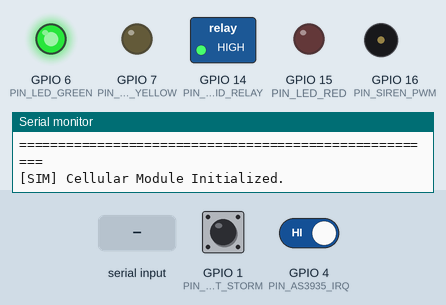
Simulated run of this program. Board: ESP32-S3. Parts: switched loads named in the program (green lamp = pin HIGH), output pins drawn as LEDs (lit = HIGH), buzzer (waves = sounding), the last lines printed to the serial monitor. Inputs (shaded band) come from the test bench; at power-on: GPIO 1 (PIN_BTN_TEST_STORM) HIGH, GPIO 4 (PIN_AS3935_IRQ) HIGH. The modem accepts every AT command (registered, SIM ready, sends succeed) and sends nothing else.

Above: at 7.0 s.
7.1 s: "s" received over Serial
10.1 s: GPIO 1 (PIN_BTN_TEST_STORM) pulled LOW for 3.2 s
At 14.5 s:
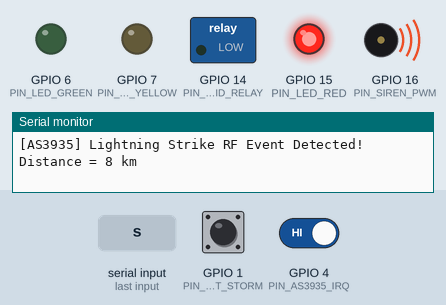
14.8 s: GPIO 1 (PIN_BTN_TEST_STORM) pulled LOW for 0.15 s
17.2 s: "S" received over Serial
At 18.0 s:
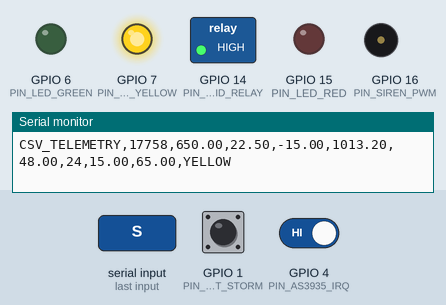
18.7 s: "c" received over Serial
Timing chart, 0 to 21.2 s (numbered marks = the images above; inputs shaded):
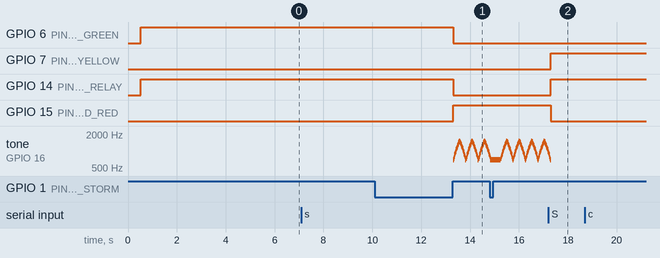

The program:

main.cpp
```cpp
#include <Arduino.h>
#include <Wire.h>
#include "pinout.h"
#include "sim_manager.h"
#include "sensor_fusion.h"

// System instances
SIMManager sim;
SensorFusionEngine fusion;
SensorReadings currentReadings;

volatile bool as3935InterruptFired = false;
volatile unsigned long lastInterruptTime = 0;

void IRAM_ATTR onAS3935Interrupt() {
    as3935InterruptFired = true;
    lastInterruptTime = millis();
}

// Siren sound generation using ESP32 PWM
void playFieldSiren(bool enable) {
    if (!enable) {
        ledcWrite(0, 0); // Duty 0
        return;
    }
    // High-pitched dual-tone field evacuation wail
    for (int freq = 700; freq <= 1500; freq += 50) {
        ledcWriteTone(0, freq);
        delay(15);
    }
    for (int freq = 1500; freq >= 700; freq -= 50) {
        ledcWriteTone(0, freq);
        delay(15);
    }
}

void setHazardLights(HazardZone zone) {
    digitalWrite(PIN_LED_GREEN, zone == ZONE_GREEN_SAFE ? HIGH : LOW);
    digitalWrite(PIN_LED_YELLOW, zone == ZONE_YELLOW_CAUTION ? HIGH : LOW);
    digitalWrite(PIN_LED_RED, zone == ZONE_RED_DANGER ? HIGH : LOW);
}

void setup() {
    Serial.begin(115200);
    delay(500);
    Serial.println(F("======================================================"));
    Serial.println(F("BAIUST CSE 301 - Integrated Design Project"));
    Serial.println(F("ESP32-S3 Rural AI Lightning, Cloud & SIM-GIS Node"));
    Serial.println(F("Team BlackBerry: Sakib (1119003), Ifag, Towhid"));
    Serial.println(F("======================================================"));

    // 1. Initialize GPIOs
    pinMode(PIN_LED_GREEN, OUTPUT);
    pinMode(PIN_LED_YELLOW, OUTPUT);
    pinMode(PIN_LED_RED, OUTPUT);
    pinMode(PIN_GRID_RELAY, OUTPUT);
    pinMode(PIN_BTN_TEST_STORM, INPUT_PULLUP);
    pinMode(PIN_BTN_MUTE_SIREN, INPUT_PULLUP);

    // Initial Safe State: Green Light ON, Relay ON (Normal Mains Connected), Siren OFF
    setHazardLights(ZONE_GREEN_SAFE);
    digitalWrite(PIN_GRID_RELAY, HIGH); // Normally-Closed energized / connected

    // 2. Setup PWM channel for PAM8403 Field Siren Speaker
    ledcSetup(0, 1000, 8); // Channel 0, 1kHz, 8-bit resolution
    ledcAttachPin(PIN_SIREN_PWM, 0);
    ledcWrite(0, 0);

    // 3. Initialize I2C Bus
    Wire.begin(PIN_I2C_SDA, PIN_I2C_SCL, 400000);

    // 4. Attach AS3935 Hardware Interrupt
    pinMode(PIN_AS3935_IRQ, INPUT);
    attachInterrupt(digitalPinToInterrupt(PIN_AS3935_IRQ), onAS3935Interrupt, RISING);

    // 5. Initialize Cellular SIM800L / A7670C
    sim.begin(9600);
    Serial.println(F("[SIM] Cellular Module Initialized."));

    // Default sensor baseline (Winter in Cumilla)
    currentReadings.lux = 650.0f;
    currentReadings.ambientTempC = 22.5f;
    currentReadings.skyTempC = -15.0f; // Clear cold sky
    currentReadings.pressureHPa = 1013.2f;
    currentReadings.pressureDelta = -0.2f;
    currentReadings.humidityPct = 48.0f;
    currentReadings.strikeDetected = false;
    currentReadings.strikeDistanceKm = -1;
    currentReadings.apiCloudCover = 10.0f;
    currentReadings.apiCape = 120.0f;
}

unsigned long lastTelemetryTime = 0;
unsigned long lastAPICallTime = 0;

void loop() {
    // Check Winter Lab Test Button (Simulate live storm GPS switch)
    if (digitalRead(PIN_BTN_TEST_STORM) == LOW) {
        sim.stormSimulationMode = !sim.stormSimulationMode;
        Serial.print(F("[TEST MODE] Storm GPS Switch Toggled. Active = "));
        Serial.println(sim.stormSimulationMode ? "TRUE (Equatorial Storm GPS)" : "FALSE (Cumilla Winter)");
        delay(400); // debounce
    }

    // Handle AS3935 Lightning Interrupt
    if (as3935InterruptFired) {
        as3935InterruptFired = false;
        // In real hardware: read AS3935 INT register 0x03 to verify Lightning vs Disturber vs Noise
        // Simulated response based on spark shocker distance in lab:
        currentReadings.strikeDetected = true;
        // If lab simulation button or recent shocker detected
        currentReadings.strikeDistanceKm = sim.stormSimulationMode ? 8 : 24;
        Serial.print(F("[AS3935] Lightning Strike RF Event Detected! Distance = "));
        Serial.print(currentReadings.strikeDistanceKm);
        Serial.println(F(" km"));
    }

    // Periodic SIM Weather API Cross-verification (Every 30 seconds)
    if (millis() - lastAPICallTime > 30000 || lastAPICallTime == 0) {
        lastAPICallTime = millis();
        WeatherAPIData api = sim.fetchCloudAndCapeData(23.46f, 91.18f);
        if (api.isValid) {
            currentReadings.apiCloudCover = api.cloudCoverPct;
            currentReadings.apiCape = api.capeIndex;
        }
    }

    // Process 3-Stream Fusion Decision
    float combinedRisk = 0.0f;
    HazardZone zone = fusion.computeHazardZone(currentReadings, combinedRisk);

    // Apply Physical Actuation & Alarms
    setHazardLights(zone);

    if (zone == ZONE_RED_DANGER) {
        // Red Zone Actions:
        // 1. Cut off main power line immediately
        digitalWrite(PIN_GRID_RELAY, LOW);
        // 2. Sound 3W Loud Evacuation Siren
        playFieldSiren(true);
        // 3. Dispatch Emergency SMS
        static unsigned long lastSMSTime = 0;
        if (millis() - lastSMSTime > 60000) {
            lastSMSTime = millis();
            sim.sendEmergencySMS("+8801700000000", "EMERGENCY: Overhead Lightning <15km detected in BAIUST Sector! Disconnect electronics and seek shelter!");
            Serial.println(F("[SMS] Emergency Alert Dispatched over SIM800L."));
        }
    } else if (zone == ZONE_YELLOW_CAUTION) {
        // Yellow Zone: Mains power stays ON, caution beeps, Yellow Light ON
        digitalWrite(PIN_GRID_RELAY, HIGH);
        ledcWrite(0, 0); // No continuous siren
    } else {
        // Green Zone: Everything safe
        digitalWrite(PIN_GRID_RELAY, HIGH);
        ledcWrite(0, 0);
    }

    // Output Telemetry Stream to Serial (for Lab Video Auditor & Web GIS)
    if (millis() - lastTelemetryTime > 2000) {
        lastTelemetryTime = millis();
        Serial.print(F("CSV_TELEMETRY,"));
        Serial.print(millis()); Serial.print(F(","));
        Serial.print(currentReadings.lux); Serial.print(F(","));
        Serial.print(currentReadings.ambientTempC); Serial.print(F(","));
        Serial.print(currentReadings.skyTempC); Serial.print(F(","));
        Serial.print(currentReadings.pressureHPa); Serial.print(F(","));
        Serial.print(currentReadings.humidityPct); Serial.print(F(","));
        Serial.print(currentReadings.strikeDistanceKm); Serial.print(F(","));
        Serial.print(currentReadings.apiCloudCover); Serial.print(F(","));
        Serial.print(combinedRisk); Serial.print(F(","));
        Serial.println(zone == ZONE_RED_DANGER ? "RED" : (zone == ZONE_YELLOW_CAUTION ? "YELLOW" : "GREEN"));
    }

    // Serial Lab Commands for Professors Viva
    if (Serial.available()) {
        char cmd = Serial.read();
        if (cmd == 'c' || cmd == 'C') {
            // Lab Simulation: Umbrella Cloud Cover
            currentReadings.lux = 12.0f;
            currentReadings.skyTempC = 16.5f; // warm cloud base
            Serial.println(F("[LAB] Simulating Cloud Cover: Lux=12, Sky IR Temp=16.5C"));
        } else if (cmd == 'm' || cmd == 'M') {
            // Lab Simulation: Ultrasonic Mist Maker on DHT22
            currentReadings.humidityPct = 96.0f;
            Serial.println(F("[LAB] Simulating Mist: Humidity=96%"));
        } else if (cmd == 'p' || cmd == 'P') {
            // Lab Simulation: Syringe Pressure Drop on BMP280
            currentReadings.pressureHPa = 991.0f;
            currentReadings.pressureDelta = -4.5f;
            Serial.println(F("[LAB] Simulating Syringe Vacuum: Pressure=991 hPa"));
        } else if (cmd == 's' || cmd == 'S') {
            // Lab Simulation: 400kV Shocker Trigger
            as3935InterruptFired = true;
            Serial.println(F("[LAB] 400kV Spark Event Triggered!"));
        } else if (cmd == 'r' || cmd == 'R') {
            // Reset to winter baseline
            currentReadings.lux = 650.0f;
            currentReadings.skyTempC = -15.0f;
            currentReadings.pressureHPa = 1013.2f;
            currentReadings.pressureDelta = -0.1f;
            currentReadings.humidityPct = 48.0f;
            currentReadings.strikeDetected = false;
            currentReadings.strikeDistanceKm = -1;
            Serial.println(F("[LAB] Baseline Reset to Clear Winter Sky."));
        }
    }
}
```

pinout.h
```cpp
#pragma once
#include <Arduino.h>

// ==============================================================================
// ESP32-S3-DevKitC-1 N16R8 PIN DEFINITIONS: PROJECT 1
// Title: IoT-Based Rural Lightning Early Warning, 3-Stream TinyML Cloud-Verified Nowcasting
// ==============================================================================

// 1. Cellular SIM Module (SIM800L / A7670C) on UART1
#define PIN_SIM_RX1       17    // Connect to SIM Module TXD
#define PIN_SIM_TX1       18    // Connect to SIM Module RXD
#define PIN_SIM_PWRKEY    21    // Power Key pulse (if available on breakout)
#define PIN_SIM_RST       19    // Hardware Reset

// 2. I2C Bus (Shared for AS3935, BH1750, MLX90614, BMP280, SH1106 OLED)
#define PIN_I2C_SDA       8
#define PIN_I2C_SCL       9

// I2C Device Addresses
#define ADDR_AS3935       0x03  // CJMCU-3935 Franklin Lightning Sensor (SI=VCC)
#define ADDR_BH1750       0x23  // Digital Lux Sensor (ADDR=GND)
#define ADDR_MLX90614     0x5A  // Non-contact Infrared Sky Thermometer
#define ADDR_BMP280       0x76  // Barometric Pressure Sensor (SDO=GND)
#define ADDR_OLED         0x3C  // 1.3-inch SH1106 128x64 OLED

// AS3935 Interrupt Pin
#define PIN_AS3935_IRQ    4     // Active-HIGH Hardware Interrupt from AS3935

// 3. 1-Wire Environmental Bus
#define PIN_DHT22         5     // Digital Temp & Relative Humidity Data Pin

// 4. 3-Zone Hazard Indicator Tower LEDs
#define PIN_LED_GREEN     6     // Safe Zone Indicator (<30% Cloud, No Strike)
#define PIN_LED_YELLOW    7     // Moderate Caution Zone (60% Cloud / Distant Strike)
#define PIN_LED_RED       15    // Danger Zone (<15km Imminent Strike + Storm Cloud)

// 5. Audio Siren & Safety Actuators
#define PIN_SIREN_PWM     16    // PAM8403 Amplifier Audio IN+ (3W Loudspeaker)
#define PIN_GRID_RELAY    14    // 5V Optocoupler Relay (Disconnects Mains AC on Danger)

// 6. MicroSD SPI Bus (Telemetry Flight Blackbox)
#define PIN_SD_CS         10
#define PIN_SD_MOSI       11
#define PIN_SD_SCK        12
#define PIN_SD_MISO       13

// 7. Interactive Winter Lab Simulation Hardware Buttons
#define PIN_BTN_TEST_STORM 1    // Forces SIM API to query active tropical storm GPS
#define PIN_BTN_MUTE_SIREN 2    // Silences loud field siren during live faculty viva
```

sensor_fusion.h
```cpp
#pragma once
#include <Arduino.h>

enum HazardZone {
    ZONE_GREEN_SAFE = 0,
    ZONE_YELLOW_CAUTION = 1,
    ZONE_RED_DANGER = 2
};

struct SensorReadings {
    float lux;             // BH1750 (Lux)
    float skyTempC;        // MLX90614 Object Temp (°C)
    float ambientTempC;    // MLX90614 Ambient Temp (°C)
    float pressureHPa;     // BMP280 (hPa)
    float pressureDelta;   // hPa/hr rate of change
    float humidityPct;     // DHT22 (%)
    int strikeDistanceKm;  // AS3935 (-1 if no strike)
    bool strikeDetected;   // AS3935 interrupt fired
    float apiCloudCover;   // Open-Meteo Cloud %
    float apiCape;         // Convective Available Potential Energy (J/kg)
};

class SensorFusionEngine {
public:
    // Computes verified cloud probability eliminating winter fog false positives
    // Principle: Fog has high humidity (90%+) but cold cloud-base IR and high daylight Lux.
    // Cumulonimbus clouds have: Sudden darkening (Lux < 50), warm cloud base IR (T_amb - T_sky < 8°C), and falling pressure.
    float evaluateCloudProbability(const SensorReadings& r) {
        float cloudScore = 0.0f;

        // 1. Lux drop analysis (Normal daylight is 500-10,000 Lux. Dark storm clouds drop < 50 Lux)
        if (r.lux < 50.0f) {
            cloudScore += 35.0f;
        } else if (r.lux < 200.0f) {
            cloudScore += 15.0f;
        }

        // 2. Infrared Cloud-Base Differential (Delta T)
        // Clear sky IR is extremely cold (-15°C to -30°C) -> Large Delta T (>25°C).
        // Low storm cloud radiates IR down (10°C to 20°C) -> Small Delta T (<8°C).
        float deltaT = r.ambientTempC - r.skyTempC;
        if (deltaT < 8.0f) {
            cloudScore += 35.0f; // Dense low cloud cover confirmed
        } else if (deltaT < 18.0f) {
            cloudScore += 15.0f;
        }

        // 3. Barometric pressure rate of change
        if (r.pressureDelta < -1.5f || r.pressureHPa < 1000.0f) {
            cloudScore += 20.0f;
        }

        // 4. Relative humidity confirmation
        if (r.humidityPct > 80.0f) {
            cloudScore += 10.0f;
        }

        return constrain(cloudScore, 0.0f, 100.0f);
    }

    // 3-Stream Decision Matrix: Combines Local Sensors + SIM API + AS3935 Strike
    HazardZone computeHazardZone(const SensorReadings& r, float& outCombinedRiskScore) {
        float localCloudScore = evaluateCloudProbability(r);

        // Cross-verify with SIM Cellular API
        // If local sensor says 80% cloud, but SIM API reports 0% cloud and 50 CAPE in winter,
        // it suppresses the false trigger (e.g. sensor being physically shaded by hands without pressure drop)
        float verifiedCloudScore = (localCloudScore * 0.65f) + (r.apiCloudCover * 0.35f);

        outCombinedRiskScore = verifiedCloudScore;

        // RULE 1: RED ZONE (Imminent Overhead Danger)
        // Strike detected <= 15 km AND verified cloud/atmospheric instability
        if (r.strikeDetected && r.strikeDistanceKm >= 1 && r.strikeDistanceKm <= 15) {
            outCombinedRiskScore = 95.0f;
            return ZONE_RED_DANGER;
        }

        // Also trigger RED if consecutive strikes occur within 18 km
        if (r.strikeDetected && r.strikeDistanceKm < 18 && verifiedCloudScore > 50.0f) {
            outCombinedRiskScore = 90.0f;
            return ZONE_RED_DANGER;
        }

        // RULE 2: YELLOW ZONE (Moderate Caution / Approaching Storm)
        // Distant lightning (15 km - 35 km) OR high cloud instability without strikes yet
        if ((r.strikeDetected && r.strikeDistanceKm > 15 && r.strikeDistanceKm <= 40) ||
            verifiedCloudScore > 65.0f || r.apiCape > 1500.0f) {
            outCombinedRiskScore = max(outCombinedRiskScore, 65.0f);
            return ZONE_YELLOW_CAUTION;
        }

        // RULE 3: GREEN ZONE (Safe)
        return ZONE_GREEN_SAFE;
    }
};
```

Source omitted: sim_manager.h (4299 bytes)

Measured:
- after the input at 7.1 s, every drawn part: stays the same
- after the input at 10.1 s, GPIO 6 (PIN_LED_GREEN): HIGH → LOW after 3.2 s instead of 2.8 s; GPIO 7 (PIN_LED_YELLOW): stays LOW (without the input it goes to HIGH after 2.8 s)
- after the input at 17.2 s, GPIO 7 (PIN_LED_YELLOW), GPIO 14 (PIN_GRID_RELAY): LOW → HIGH after 0.09 s; GPIO 15 (PIN_LED_RED): HIGH → LOW after 0.09 s
